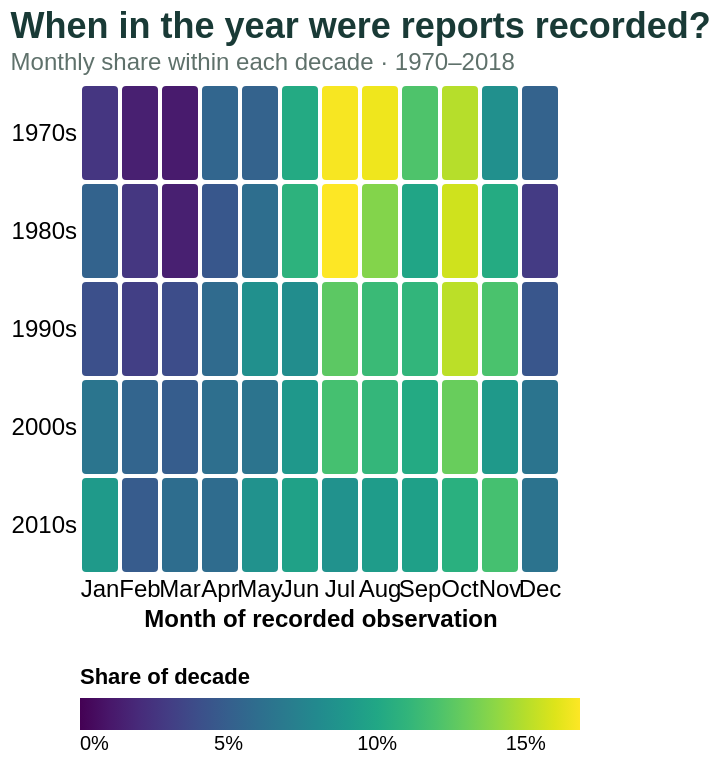

Notebook source saved alongside this figure:
### Markdown cell above
## Plot 2 — the seasonal shape of reporting

A heatmap compares month-of-year distributions across five decades. Month and decade are ordered categories (`O`). The color encodes a quantitative (`Q`) within-decade share: the month's count divided by the total for that decade in the selected state. The sequential **Viridis** palette has an ordered lightness progression that suits increasing shares. Its legend rescales with the selected state, so consult the values when comparing states. Tooltips show both count and percentage. A gray row indicates a decade with no reports in the selected state.

In Python, group the cleaned records by state, decade, and month; add an all-states aggregate; and reindex every state/decade to all 12 months. Calculate decade totals and monthly shares. Normalization makes a decade's seasonal pattern readable despite different reporting volumes; it does not correct for population, reporting effort, or the shorter 2010s period.

### Code cell
monthly_counts = reports.groupby(["state", "decade", "month"]).size().rename("reports")
all_counts = reports.groupby(["decade", "month"]).size().rename("reports").reset_index()
all_counts["state"] = "All states"
combined = pd.concat([monthly_counts.reset_index(), all_counts], ignore_index=True)
monthly_index = pd.MultiIndex.from_product([["All states"] + state_names, decades, range(1, 13)], names=["state", "decade", "month"])
monthly = (combined.set_index(["state", "decade", "month"])["reports"].reindex(monthly_index, fill_value=0).reset_index())
monthly["decade_total"] = monthly.groupby(["state", "decade"])["reports"].transform("sum")
monthly["share"] = monthly["reports"].div(monthly["decade_total"].replace(0, float("nan"))).fillna(0)
monthly["share_label"] = monthly.apply(lambda r: f"{r['share']:.1%}" if r["decade_total"] else "No reports in decade", axis=1)
monthly["month_name"] = monthly["month"].map(dict(enumerate(months, start=1)))
assert monthly.loc[monthly.state.eq("All states"), "reports"].sum() == len(reports)
nonempty = monthly.groupby(["state", "decade"]).agg(total=("reports", "sum"), share=("share", "sum"))
assert nonempty.loc[nonempty.total.gt(0), "share"].sub(1).abs().max() < 1e-10
state_choice = alt.param(name="state_choice", value="All states", bind=alt.binding_select(options=["All states"] + state_names, name="Explore a state: "))
chart2 = (alt.Chart(monthly).transform_filter(alt.datum.state == state_choice)
    .mark_rect(stroke="white", strokeWidth=2, cornerRadius=3)
    .encode(
        x=alt.X("month_name:O", title="Month of recorded observation", sort=months, axis=alt.Axis(labelAngle=0)),
        y=alt.Y("decade:O", title=None, sort=decades),
        color=alt.condition("datum.decade_total > 0", alt.Color("share:Q", title="Share of decade", scale=alt.Scale(scheme="viridis", zero=True), legend=alt.Legend(format=".0%", orient="bottom", gradientLength=250)), alt.value("#e7ebe9")),
        tooltip=[alt.Tooltip("state:N", title="State"), alt.Tooltip("decade:O", title="Decade"), alt.Tooltip("month_name:O", title="Month"), alt.Tooltip("reports:Q", title="Reports", format=","), alt.Tooltip("decade_total:Q", title="Reports in decade", format=","), alt.Tooltip("share_label:N", title="Share of decade")]
    ).add_params(state_choice)
    .properties(width="container", height=245,
        title=alt.TitleParams(text="When in the year were reports recorded?", subtitle="Monthly share within each decade · 1970–2018", anchor="start"))
    .configure_view(stroke=None)
    .configure_axis(labelFontSize=12, titleFontSize=12, grid=False, domain=False, ticks=False)
    .configure_title(fontSize=18, subtitleFontSize=12, color="#193a36", subtitleColor="#5f716b"))
display(chart2)

### Figure 1 — Vega-Lite specification as saved in the notebook (floating-point values rounded to 4 significant figures; data arrays with more than 128 entries replaced by an {"elided": "..."} marker saying what was removed)
{"config": {"view": {"continuousWidth": 300, "continuousHeight": 300, "stroke": null}, "axis": {"domain": false, "grid": false, "labelFontSize": 12, "ticks": false, "titleFontSize": 12}, "title": {"color": "#193a36", "fontSize": 18, "subtitleColor": "#5f716b", "subtitleFontSize": 12}}, "data": {"name": "data-34f7d00eed273a9f8f527bf51733c1d2"}, "mark": {"type": "rect", "cornerRadius": 3, "stroke": "white", "strokeWidth": 2}, "encoding": {"color": {"condition": {"test": "datum.decade_total > 0", "field": "share", "legend": {"format": ".0%", "gradientLength": 250, "orient": "bottom"}, "scale": {"scheme": "viridis", "zero": true}, "title": "Share of decade", "type": "quantitative"}, "value": "#e7ebe9"}, "tooltip": [{"field": "state", "title": "State", "type": "nominal"}, {"field": "decade", "title": "Decade", "type": "ordinal"}, {"field": "month_name", "title": "Month", "type": "ordinal"}, {"field": "reports", "format": ",", "title": "Reports", "type": "quantitative"}, {"field": "decade_total", "format": ",", "title": "Reports in decade", "type": "quantitative"}, {"field": "share_label", "title": "Share of decade", "type": "nominal"}], "x": {"axis": {"labelAngle": 0}, "field": "month_name", "sort": ["Jan", "Feb", "Mar", "Apr", "May", "Jun", "Jul", "Aug", "Sep", "Oct", "Nov", "Dec"], "title": "Month of recorded observation", "type": "ordinal"}, "y": {"field": "decade", "sort": ["1970s", "1980s", "1990s", "2000s", "2010s"], "title": null, "type": "ordinal"}}, "height": 245, "params": [{"name": "state_choice", "bind": {"input": "select", "options": ["All states", "Alabama", "Alaska", "Arizona", "Arkansas", "California", "Colorado", "Connecticut", "Delaware", "Florida", "Georgia", "Idaho", "Illinois", "Indiana", "Iowa", "Kansas", "Kentucky", "Louisiana", "Maine", "Maryland", "Massachusetts", "Michigan", "Minnesota", "Mississippi", "Missouri", "Montana", "Nebraska", "Nevada", "New Hampshire", "New Jersey", "New Mexico", "New York", "North Carolina", "North Dakota", "Ohio", "Oklahoma", "Oregon", "Pennsylvania", "Rhode Island", "South Carolina", "South Dakota", "Tennessee", "Texas", "Utah", "Vermont", "Virginia", "Washington", "West Virginia", "Wisconsin", "Wyoming"], "name": "Explore a state: "}, "value": "All states"}], "title": {"text": "When in the year were reports recorded?", "anchor": "start", "subtitle": "Monthly share within each decade · 1970–2018"}, "transform": [{"filter": "(datum.state === state_choice)"}], "width": "container", "$schema": "https://vega.github.io/schema/vega-lite/v5.20.1.json", "datasets": {"data-34f7d00eed273a9f8f527bf51733c1d2": {"elided": "3000 records"}}}
